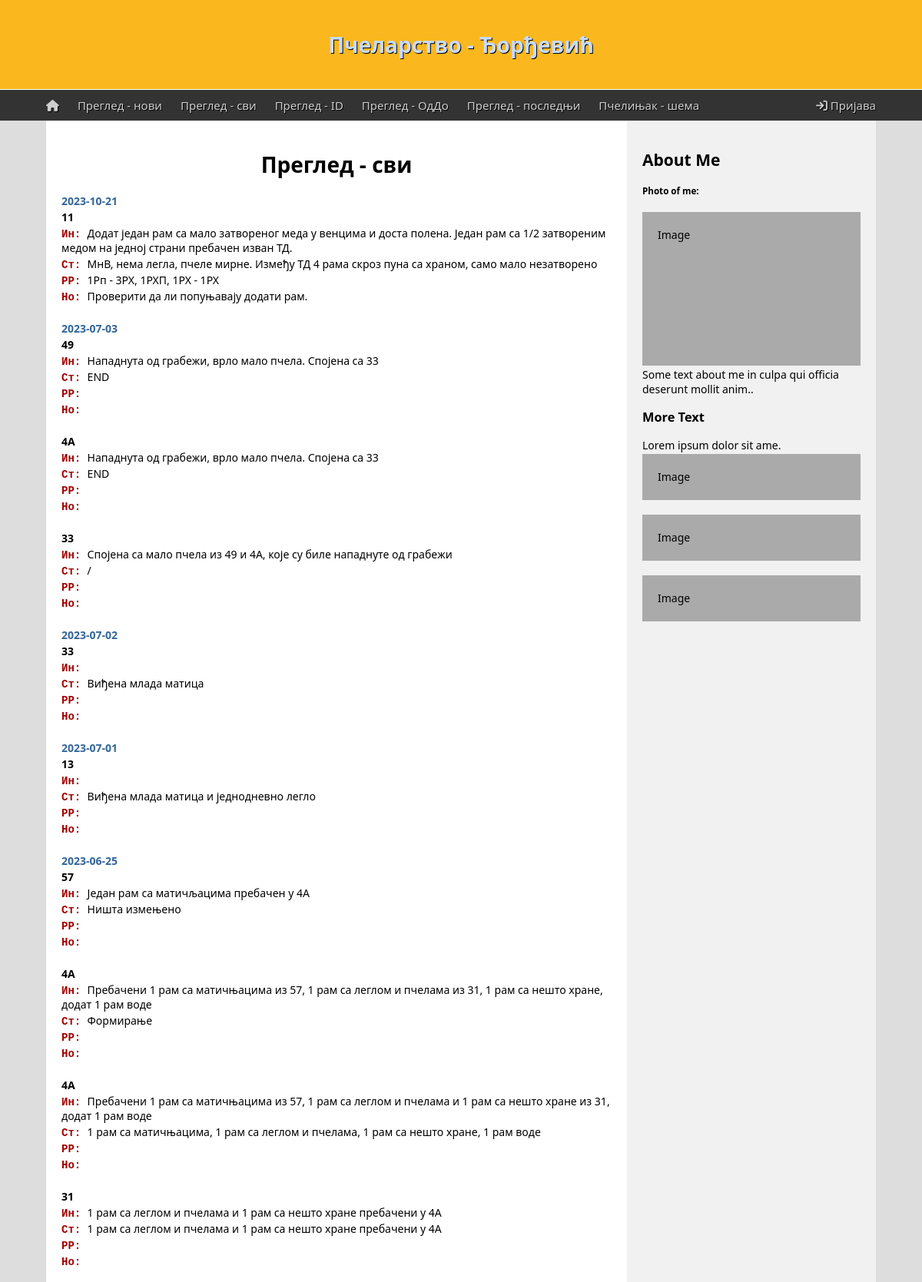
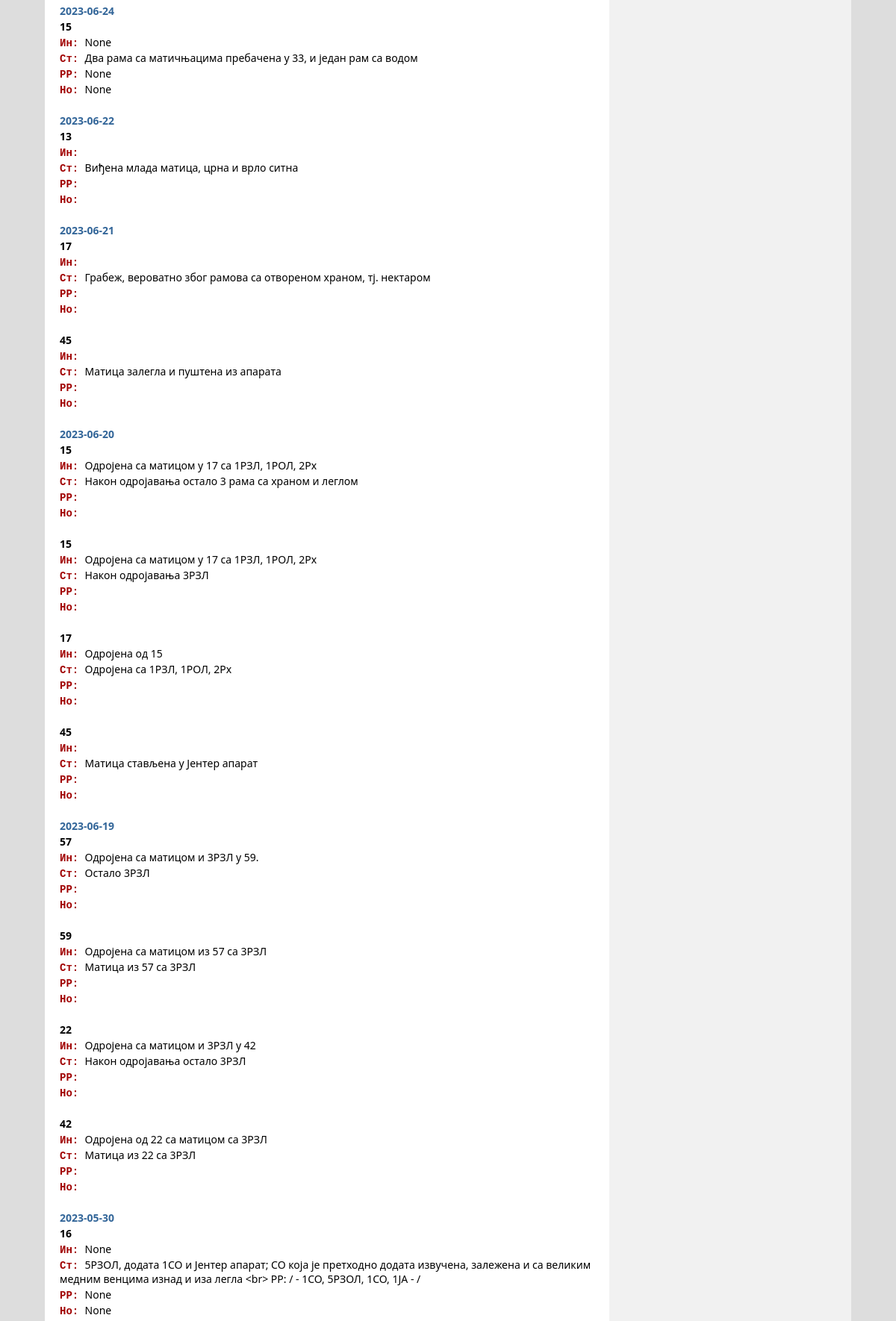
The app's page /inspect_all (upper part) with its own data (2 pictures, top to bottom).
### tables this page shows
CREATE TABLE inspect (id INTEGER PRIMARY KEY ASC AUTOINCREMENT NOT NULL, hive_id TEXT (2) NOT NULL, date DATE NOT NULL, state VARCHAR (255), interv VARCHAR (255), frames VARCHAR (127), note VARCHAR (255));

### app.py (the view)
@app.route("/inspect_all")
def inspect_all():
    db = os.path.join(app.root_path, 'pcelinjak.db')
    con = sqlite3.connect(db)
    cur = con.cursor()
    sql="""
    SELECT date, hive_id, interv, state, frames, note
    FROM inspect
    ORDER BY date DESC
    """
    cur.execute(sql)
    rew=cur.fetchall()
    con.close()
    return render_template("inspect_all.html", review=rew)

### templates/inspect_all.html (shortened to what this page needs)
{% extends 'template.html' %}
{% block content %}
  <h1>Преглед - сви</h1>
	{% set difdate = [] %}
	{% for (date, hive_id, interv, state, frames, note) in review %}
		{% if date not in difdate %}
			<p style="color: #336699;"><b>{{ date }}</b></p>
		{% endif %}
		<p><b>{{ hive_id }}</b></p>
		<p><span class="vst">Ин: </span>{{ interv }}</p>
		<p><span class="vst">Ст: </span>{{ state }}</p>
		<p><span class="vst">РР: </span>{{ frames }}</p>
		<p><span class="vst">Но: </span>{{ note }}</p>
		<br>
	{% endfor %}
{% endblock content %}

### static/css/style.css (style rules this page uses)
* { box-sizing: border-box; }
body { margin: 0; font-family: 'Segoe UI', Tahoma, Geneva, Verdana, sans-serif; font-size: 14px; background-color: #ddd; }
p { margin-top: 2px; margin-bottom: 2px; }
h1 { text-align: center; }
.vst { color: #a00000; font-weight: 600; font-family: 'Courier New', Courier, monospace; }

### records on screen
inspect: date "2023-10-21", hive "11", interv "Додат један рам са мало затвореног меда у венцима и доста полена. Један рам са 1/2 затвореним медом на једној страни пребачен изван ТД.", state "МнВ, нема легла, пчеле мирне. Између ТД 4 рама скроз пуна са храном, само мало незатворено", frames "1Рп - 3РХ, 1РХП, 1РХ - 1РХ", note "Проверити да ли попуњавају додати рам."
inspect: date "2023-07-03", hive "49", interv "Нападнута од грабежи, врло мало пчела. Спојена са 33", state "END"
inspect: hive "4A", interv "Нападнута од грабежи, врло мало пчела. Спојена са 33", state "END"
inspect: hive "33", interv "Спојена са мало пчела из 49 и 4A, које су биле нападнуте од грабежи", state "/"
inspect: date "2023-07-02", hive "33", state "Виђена млада матица"
inspect: date "2023-07-01", hive "13", state "Виђена млада матица и једнодневно легло"
inspect: date "2023-06-25", hive "57", interv "Један рам са матичљацима пребачен у 4А", state "Ништа измењено"
inspect: hive "4А", interv "Пребачени 1 рам са матичњацима из 57, 1 рам са леглом и пчелама из 31, 1 рам са нешто хране, додат 1 рам воде", state "Формирање"
inspect: hive "4A", interv "Пребачени 1 рам са матичњацима из 57, 1 рам са леглом и пчелама и 1 рам са нешто хране из 31, додат 1 рам воде", state "1 рам са матичњацима, 1 рам са леглом и пчелама, 1 рам са нешто хране, 1 рам воде"
inspect: hive "31", interv "1 рам са леглом и пчелама и 1 рам са нешто хране пребачени у 4A", state "1 рам са леглом и пчелама и 1 рам са нешто хране пребачени у 4A"
inspect: date "2023-06-24", hive "15", interv "None", state "Два рама са матичњацима пребачена у 33, и један рам са водом", frames "None", note "None"
inspect: date "2023-06-22", hive "13", state "Виђена млада матица, црна и врло ситна"
inspect: date "2023-06-21", hive "17", state "Грабеж, вероватно због рамова са отвореном храном, тј. нектаром"
inspect: hive "45", state "Матица залегла и пуштена из апарата"
inspect: date "2023-06-20", hive "15", interv "Одројена са матицом у 17 са 1РЗЛ, 1РОЛ, 2Рх", state "Након одројавања остало 3 рама са храном и леглом"
inspect: hive "15", interv "Одројена са матицом у 17 са 1РЗЛ, 1РОЛ, 2Рх", state "Након одројавања 3РЗЛ"
inspect: hive "17", interv "Одројена од 15", state "Одројена са 1РЗЛ, 1РОЛ, 2Рх"
inspect: hive "45", state "Матица стављена у Јентер апарат"
inspect: date "2023-06-19", hive "57", interv "Одројена са матицом и 3РЗЛ у 59.", state "Остало 3РЗЛ"
inspect: hive "59", interv "Одројена са матицом из 57 са 3РЗЛ", state "Матица из 57 са 3РЗЛ"
inspect: hive "22", interv "Одројена са матицом и 3РЗЛ у 42", state "Након одројавања остало 3РЗЛ"
inspect: hive "42", interv "Одројена од 22 са матицом са 3РЗЛ", state "Матица из 22 са 3РЗЛ"
inspect: date "2023-05-30", hive "16", interv "None", state "5РЗОЛ, додата 1СО и Јентер апарат; СО која је претходно додата извучена, залежена и са великим медним венцима изнад и иза легла <br> РР: / - 1СО, 5РЗОЛ, 1СО, 1ЈА - /", frames "None", note "None"
